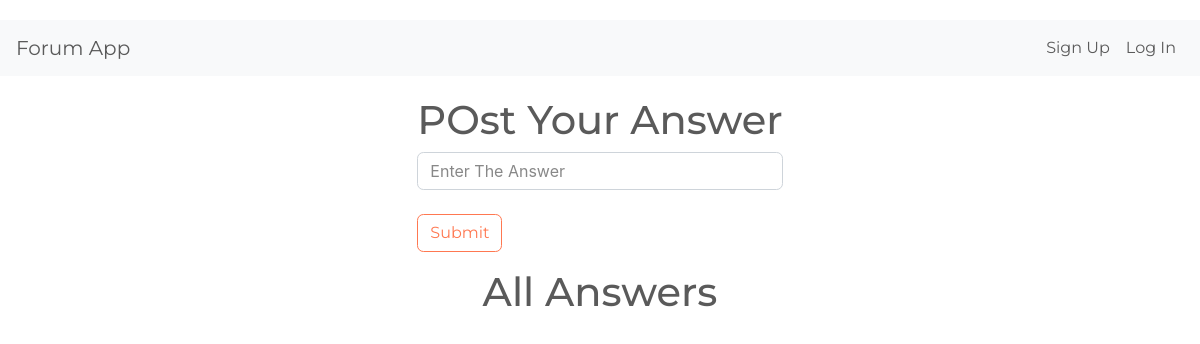
The app's page /discussion/1/, older data.
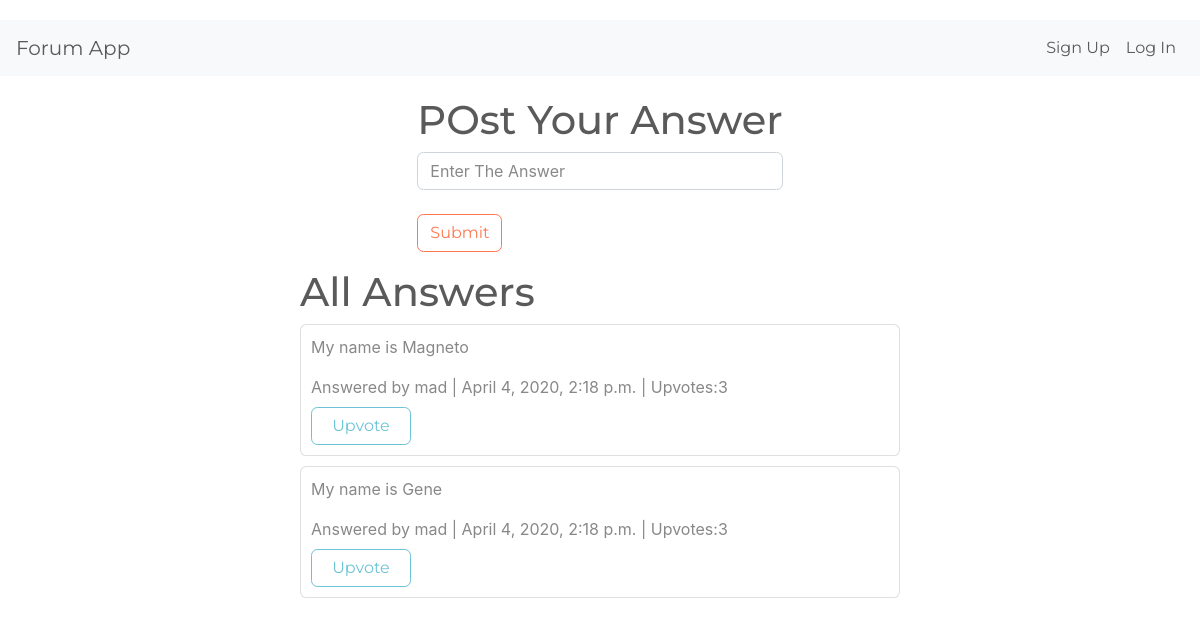
The same page, newer data.
### forum/models.py (models this page shows)
class Answer(models.Model):
    answer=models.TextField()
    timestamp=models.DateTimeField(auto_now=True)
    question=models.ForeignKey(Question,on_delete=models.CASCADE,null=True,blank=True)
    author=models.ForeignKey(User,on_delete=models.CASCADE,null=True,blank=True)
    upvotes=models.IntegerField(default=1)

### forum/views.py (the view, shortened to what this page needs)
# urls.py: path('discussion/<int:discussion_id>/',discussion),
def discussion(request,discussion_id):
    question_instance=Question.objects.get(pk=discussion_id)
    disc=Answer.objects.filter(question=question_instance)
    return render(request,"discussion.html",{"question":question_instance,"discussion":disc})

### forum/templates/discussion.html (shortened to what this page needs)
{% extends 'base.html' %}
{% block body %}
    <div>
        <h1>POst Your Answer</h1>
        <form action="/discussion/{{question.id}}/" method="post" class="form-group">
            <input type="text" name="answer" class="form-control" placeholder="Enter The Answer">
            <br>
            <button type="submit" class="btn btn-outline-danger">Submit</button>
        </form>
    </div>
    <div>
        <h1>All Answers</h1>
        {% for a in discussion %}
        <div class="card" style="padding: 10px;width: 600px;margin-bottom: 10px;">
            <p>{{a.answer}}</p>
            <label> Answered by {{a.author}} | {{a.timestamp}} | Upvotes:{{a.upvotes}}</label>
            <a href="/upvote/{{a.id}}/"><button class="btn btn-outline-info" style="width: 100px;">Upvote</button></a>
        </div>
        {% endfor %}
    </div>
{% endblock %}

Row changes from the older to the newer data that the page shows:
added Answer: answer "My name is Magneto", author "mad", timestamp "April 4, 2020, 2:18 p.m.", upvotes "3"
added Answer: answer "My name is Gene", author "mad", timestamp "April 4, 2020, 2:18 p.m.", upvotes "3"
